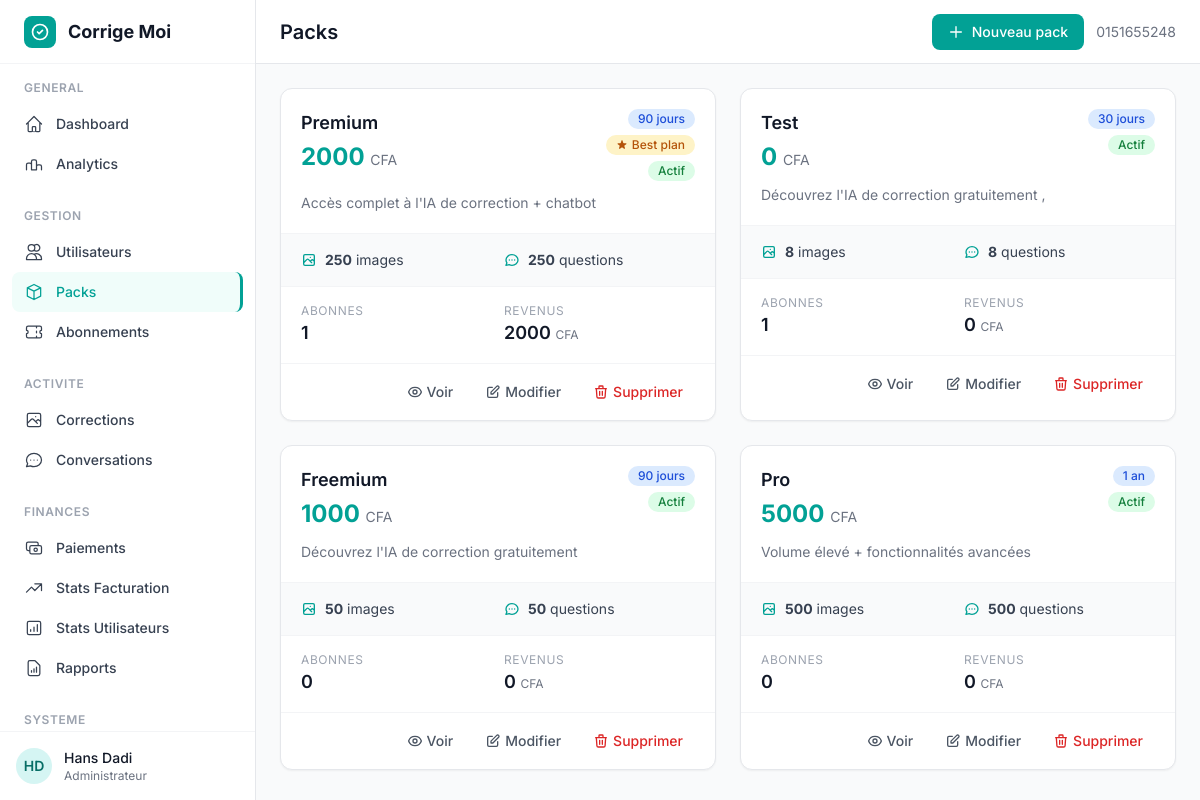
Before: /custom-admin/packs/ (signed in) with the older database file.
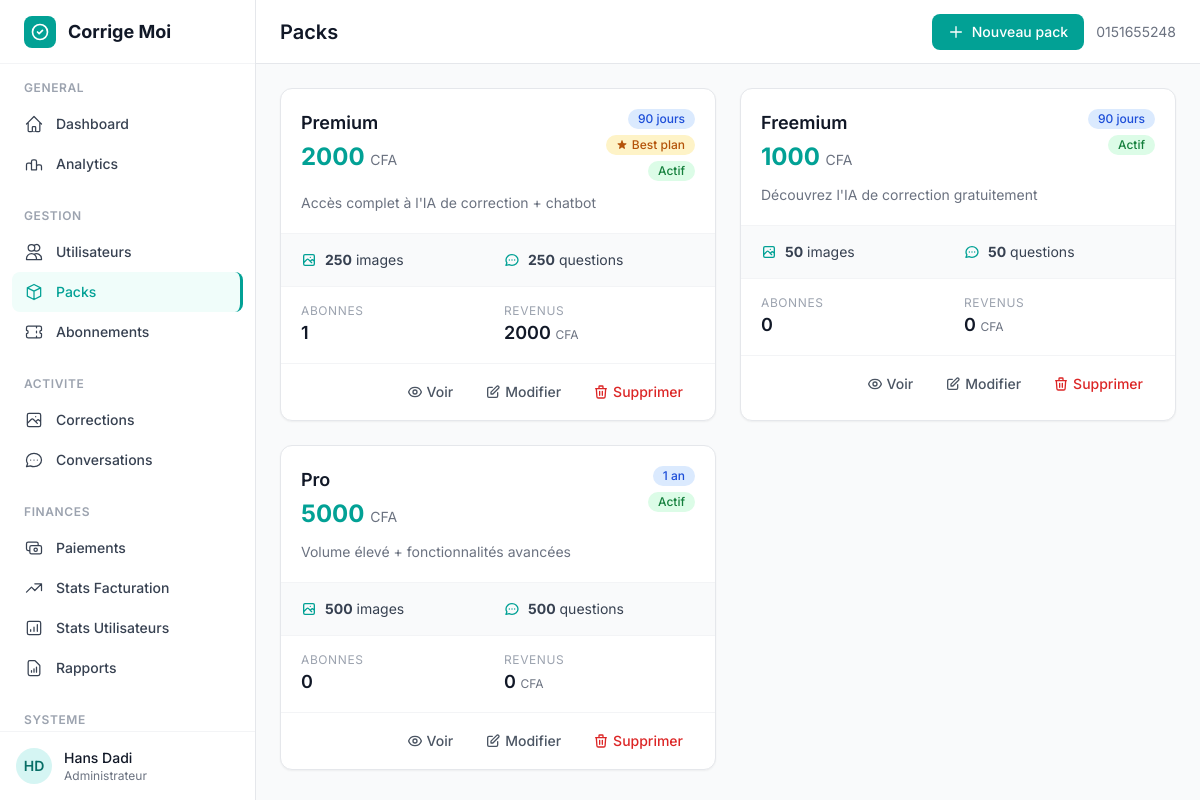
After: the same page with the newer database file.
### subscriptions/models.py (models this page shows, shortened)
class Pack(models.Model):
    DURATION_CHOICES = [
        (0, 'Illimité'),
        (30, '30 jours'),
        (90, '90 jours'),
        (365, '1 an'),
    ]
    name = models.CharField(max_length=100, unique=True)
    slug = models.SlugField(max_length=100, blank=True)
    price = models.DecimalField(max_digits=10, decimal_places=2)
    description = models.TextField()
    features = models.JSONField(default=list, blank=True)
    is_best_plan = models.BooleanField(default=False)
    is_active = models.BooleanField(default=True)
    image_corrections_limit = models.PositiveIntegerField(
        default=0,
        help_text="Nombre d'envois d'images autorisés (0 = illimité)"
    )
    chat_questions_limit = models.PositiveIntegerField(
        default=0,
        help_text="Nombre de questions au chatbot autorisées (0 = illimité)"
    )
    duration = models.PositiveIntegerField(
        choices=DURATION_CHOICES,
        default=30,
        help_text="Durée en jours (0 = illimité)"
    )
    created_at = models.DateTimeField(auto_now_add=True)
    updated_at = models.DateTimeField(auto_now=True)
    @property
    def subscribers_count(self):
        return self.subscriptions.filter(is_active=True).count()
    class Meta:
        verbose_name = "Pack Abonnement"
        verbose_name_plural = "Packs Abonnement"

### custom_admin/views.py (the view)
# urls.py: path('packs/', views.admin_packs, name='packs'),
@login_required
def admin_packs(request):
    if not request.user.is_staff:
        return render(request, '403.html', status=403)
    packs = Pack.objects.all().order_by('-is_best_plan', 'price')
    for pack in packs:
        revenue = Transaction.objects.filter(
            pack=pack,
            transaction_type='subscription'
        ).aggregate(total=Sum('price_paid'))['total'] or 0
        pack.revenue = int(revenue)  # On ajoute un attribut temporaire
    per_page = int(request.GET.get('per_page', 10))
    paginator = Paginator(packs, per_page)
    page_obj = paginator.get_page(request.GET.get('page'))
    return render(request, 'custom_admin/admin/packs.html', {
        'page_obj': page_obj,
        'per_page': per_page,
    })

### custom_admin/templates/custom_admin/admin/packs.html (shortened to what the changed rows need)
{% extends "custom_admin/base_admin.html" %}
{% block page_title %}Packs{% endblock %}
{% block content %}
<div class="grid grid-cols-1 md:grid-cols-2 xl:grid-cols-3 gap-6">
    {% for pack in page_obj %}
    <div class="bg-white rounded-xl border border-gray-200 shadow-sm hover:shadow-md transition-shadow overflow-hidden">
        <div class="p-5 border-b border-gray-100">
            <div class="flex items-start justify-between mb-3">
                <div>
                    <h3 class="text-lg font-semibold text-gray-900">{{ pack.name }}</h3>
                    <p class="text-2xl font-bold text-brand-500 mt-1">{{ pack.price|floatformat:0 }} <span class="text-sm font-normal text-gray-500">CFA</span></p>
                </div>
                <div class="flex flex-col items-end gap-1.5">
                    {% if pack.duration == 0 %}
                    <span class="inline-flex items-center px-2.5 py-0.5 rounded-full text-xs font-medium bg-purple-100 text-purple-700">Illimite</span>
                    {% elif pack.duration == 30 %}
                    <span class="inline-flex items-center px-2.5 py-0.5 rounded-full text-xs font-medium bg-blue-100 text-blue-700">30 jours</span>
                    {% elif pack.duration == 90 %}
                    <span class="inline-flex items-center px-2.5 py-0.5 rounded-full text-xs font-medium bg-blue-100 text-blue-700">90 jours</span>
                    {% elif pack.duration == 365 %}
                    <span class="inline-flex items-center px-2.5 py-0.5 rounded-full text-xs font-medium bg-blue-100 text-blue-700">1 an</span>
                    {% else %}
                    <span class="inline-flex items-center px-2.5 py-0.5 rounded-full text-xs font-medium bg-blue-100 text-blue-700">{{ pack.duration }} jours</span>
                    {% endif %}
                    {% if pack.is_best_plan %}
                    <span class="inline-flex items-center px-2.5 py-0.5 rounded-full text-xs font-medium bg-amber-100 text-amber-700">
                        Best plan
                    </span>
                    {% endif %}
                    {% if pack.is_active %}
                    <span class="inline-flex items-center px-2.5 py-0.5 rounded-full text-xs font-medium bg-green-100 text-green-700">Actif</span>
                    {% else %}
                    <span class="inline-flex items-center px-2.5 py-0.5 rounded-full text-xs font-medium bg-red-100 text-red-700">Inactif</span>
                    {% endif %}
                </div>
            </div>
            {% if pack.description %}
            <p class="text-sm text-gray-500 line-clamp-2">{{ pack.description|truncatewords:20 }}</p>
            {% endif %}
        </div>
        <div class="px-5 py-4 bg-gray-50 border-b border-gray-100">
            <div class="grid grid-cols-2 gap-3">
                <div class="flex items-center gap-2">
                    <span class="text-sm text-gray-700"><strong>{{ pack.image_corrections_limit }}</strong> images</span>
                </div>
                <div class="flex items-center gap-2">
                    <span class="text-sm text-gray-700"><strong>{{ pack.chat_questions_limit }}</strong> questions</span>
                </div>
            </div>
        </div>
        <div class="px-5 py-4 border-b border-gray-100">
            <div class="grid grid-cols-2 gap-3">
                <div>
                    <p class="text-xs text-gray-400 uppercase tracking-wider">Abonnes</p>
                    <p class="text-lg font-semibold text-gray-900">{{ pack.subscribers_count }}</p>
                </div>
                <div>
                    <p class="text-xs text-gray-400 uppercase tracking-wider">Revenus</p>
                    <p class="text-lg font-semibold text-gray-900">{{ pack.revenue|floatformat:0 }} <span class="text-xs font-normal text-gray-500">CFA</span></p>
                </div>
            </div>
        </div>
        <div class="px-5 py-3 flex items-center justify-end gap-2">
            <a href="{% url 'custom_admin:pack_detail' pack_id=pack.id %}" class="inline-flex items-center gap-1 text-sm text-gray-600 hover:text-brand-500 font-medium px-3 py-1.5 rounded-lg hover:bg-gray-50 transition-colors">
                Voir
            </a>
            <a href="{% url 'custom_admin:pack_edit' pack_id=pack.id %}" class="inline-flex items-center gap-1 text-sm text-gray-600 hover:text-brand-500 font-medium px-3 py-1.5 rounded-lg hover:bg-gray-50 transition-colors">
                <svg class="w-4 h-4" fill="none" viewBox="0 0 24 24" stroke="currentColor"><path stroke-linecap="round" stroke-linejoin="round" stroke-width="2" d="M11 5H6a2 2 0 00-2 2v11a2 2 0 002 2h11a2 2 0 002-2v-5m-1.414-9.414a2 2 0 112.828 2.828L11.828 15H9v-2.828l8.586-8.586z"/></svg>
                Modifier
            </a>
            <button onclick="deletePack({{ pack.id }}, '{{ pack.name|escapejs }}')" class="inline-flex items-center gap-1 text-sm text-red-600 hover:text-red-700 font-medium px-3 py-1.5 rounded-lg hover:bg-red-50 transition-colors">
                <svg class="w-4 h-4" fill="none" viewBox="0 0 24 24" stroke="currentColor"><path stroke-linecap="round" stroke-linejoin="round" stroke-width="2" d="M19 7l-.867 12.142A2 2 0 0116.138 21H7.862a2 2 0 01-1.995-1.858L5 7m5 4v6m4-6v6m1-10V4a1 1 0 00-1-1h-4a1 1 0 00-1 1v3M4 7h16"/></svg>
                Supprimer
            </button>
        </div>
    </div>
    {% endfor %}
</div>
{% endblock %}

Changed rows visible on the page:
removed Pack: name "Test", price "0", duration "30 jours", is_active "Actif", description "Découvrez l'IA de correction gratuitement ,", image_corrections_limit "8", chat_questions_limit "8", subscribers_count "1", revenue "0"
